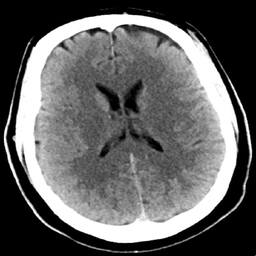
%> input picture Project/Images/ct.jpg, 256 x 256 px
$ octave section_fusion.m   (GNU Octave 9; MATLAB toolbox functions it lacks are replaced by stand-ins)
%> lines starting %> are read from the running program, lines starting %| are printed output that depends on the picture
image1 = imread(fullfile('C:\Users\admin\Documents\MATLAB\Image Processing\Images', 'ct.jpg'));
%> image1 is the input picture: size 256x256 uint8; min 0, max 255, mean 98.7
image2 = imread(fullfile('C:\Users\admin\Documents\MATLAB\Image Processing\Images', 'mri.jpeg'));
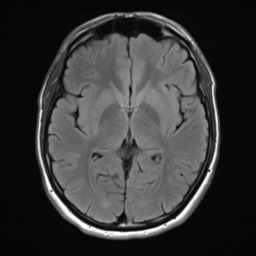
%> input picture Project/Images/mri.jpeg, 256 x 256 px
%> image2 is the input picture: size 256x256 uint8; min 1, max 255, mean 55.5

image1 = double(image1);
%> image1: size 256x256 double
image2 = double(image2);
%> image2: size 256x256 double

fusedImage = (image1 + image2) / 2;
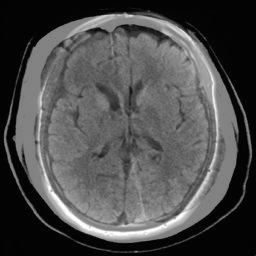
%> fusedImage: size 256x256 double; min 1, max 255, mean 77.1

subplot(1,3,1);
imshow(image1/255, []); title('CT Image');

subplot(1,3,2);
imshow(image2/255, []); title('MRI Image');

subplot(1,3,3);
imshow(fusedImage/255, []); title('Fused Image');
